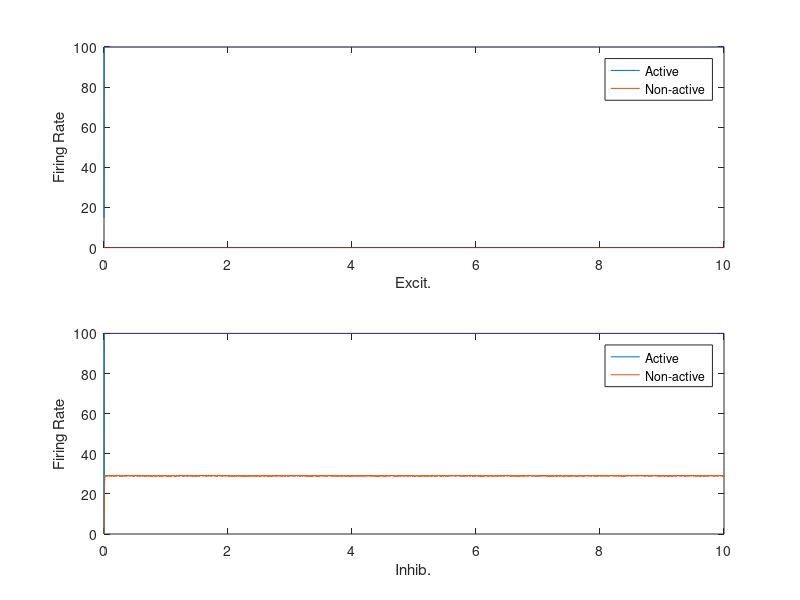

Reproduce this figure in MATLAB. (Note: this script raises an error after producing the figure.)
% Network with N total inhibition-stabilized excitatory-inhibitory units. 
% M of those pairs we attempt to make "active", and N-M pairs we try to 
% suppress.

%In particular, this simulation displays bistability within a single 
%unit given a quadratic firing rate equation for the inhibitory units

%No WEIX cross connection
%No WIEX cross connection
%nonlinear inhibitory unit Firing rate
%linear excitatory unit Firing rate

clear
N = 2;              %Total excitatory-inhibitory firing rate unit pairs
M = 1;              %Total number of active excitatory-inhibitory firing rate unit pairs           

dt = 0.0001;        %Time step for simulation
tmax = 10;          %Duration of simulation
t = 0:dt:tmax;      %Simulation time vector
Nt = length(t);

taue = 0.010;       %Time constant for excitatory cells
taui = 0.010;       %Time constant for Inhibitory cells

Wee0 = 8.5;         %Excit.-Excit. connection strength
Wie0 = -3;        %Inhib.-Excit. connection strength
Wei0 = 3.0;         %Excit-Excit connection strength
Weix = 0.5;           %Excit.-Inhibitory Cross connection strength
Wiex = 0;
Wii0 = -1;          %Inhib-Inhib connection strength

%% Original values
% Wee0 = 1.5;         %Excit.-Excit. connection strength
% Wie0 = -0.4;        %Inhib.-Excit. connection strength
% Wei0 = 2.5;         %Excit-Excit connection strength
% Weix = 0.5;           %Excit.-Inhibitory Cross connection strength
% Wiex = 0;
% Wii0 = -1;  

I0e = 1;            %Excit. applied current
I0i = 17;           %Inhib. applied current

alpha_e = 1;        %Gain of excit. cells
alpha_i = 0.02;     %Gain of inhib. cells
rmax = 100;

%Connection Matricies
Wee = Wee0*eye(N);
Wie = (Wie0-Wiex)*eye(N) + Wiex*ones(N);
Wei = (Wei0-Weix)*eye(N) + Weix*ones(N);
Wii = Wii0*eye(N);

%Current Matricies
Ie = I0e*ones(N,1);
Ii = I0i*ones(N,1);

Wie_tilde = (-Wie0)/(1-Wii0);
I0i_tilde = I0i*Wie_tilde;
off_stable = Wee0 - 1 - Wie_tilde*(Wei0-Weix);
disp(off_stable)

%Rate Matricies
re = zeros(N,Nt);
ri = zeros(N,Nt);
re(1:M,1) = 15;
ri(1:M,1) = 0;

sigman = 0.01/sqrt(dt);

%simulation
for i = 2:Nt
    Ie_tot = (Wee*re(:,i-1)+ Wie*ri(:,i-1) + Ie + sigman*randn(N,1));
    Ie_tot = max(Ie_tot,0);
    re(:,i) = re(:,i-1) + dt*(-eye(N)*re(:,i-1) + alpha_e*Ie_tot )/taue;
    Ii_tot = (Wei*re(:,i-1) + Wii*ri(:,i-1) + Ii + sigman*randn(N,1));
    Ii_tot = max(Ii_tot,0);
    ri(:,i) = ri(:,i-1) + dt*(-eye(N)*ri(:,i-1)+alpha_i*Ii_tot.^2 )/taui;
    
    re(:,i) = max(re(:,i),0);
    ri(:,i) = max(ri(:,i),0);
    re(:,i) = min(re(:,i),rmax);
    ri(:,i) = min(ri(:,i),rmax);

end

figure(1)
clf
subplot(2,1,1)
plot(t,re), legend("Active","Non-active"), xlabel("Excit."), ylabel("Firing Rate")
subplot(2,1,2)
plot(t,ri), legend("Active","Non-active"), xlabel("Inhib."), ylabel("Firing Rate")


% add all subfolders of current directory into matlab session search
current_path = pwd;
addpath(genpath(current_path))

disp(is_bistable(N, M, re(:,ceil(0.5/dt:end))))
